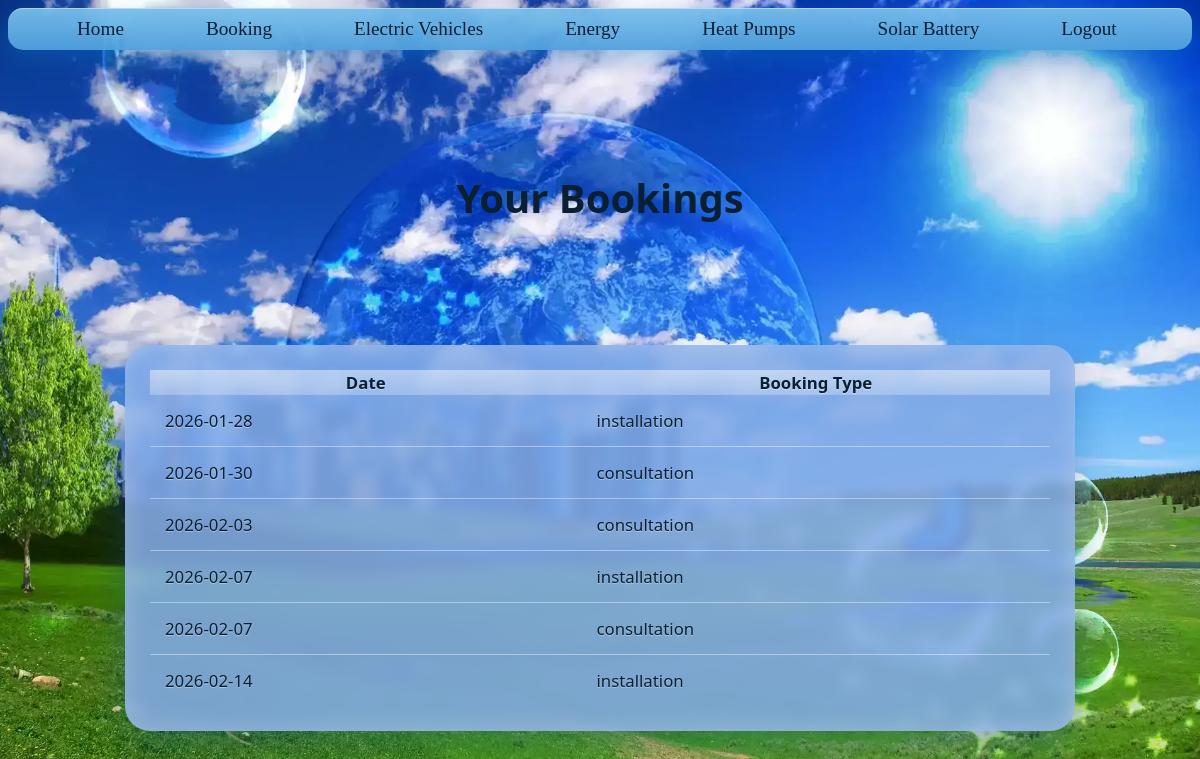
The page /bookings (signed in) on the database its author committed.
### tables this page shows
CREATE TABLE bookings (
    id INTEGER PRIMARY KEY AUTOINCREMENT,
    email TEXT NOT NULL,
    date TEXT NOT NULL,
    bookingType TEXT NOT NULL
);

### app.py (the view)
@app.route('/bookings')
def bookings():
    if 'email' not in session:
        return redirect(url_for('logIn'))
    conn = sqlite3.connect(db)
    conn.row_factory = sqlite3.Row
    cursor = conn.cursor()
    cursor.execute("""
        SELECT date, bookingType
        FROM bookings
        WHERE email = ?
        ORDER BY date
    """, (session['email'],))
    user_bookings = cursor.fetchall()
    conn.close()
    return render_template("bookings.html", bookings=user_bookings)

### templates/bookings.html
{% extends "base.html" %}
{% block content %}
<h1 class="titleText">Your Bookings</h1>
{% if bookings %}
<div class="tableWrapper">
    <table class="bookingTable">
        <thead>
            <tr>
                <th>Date</th>
                <th>Booking Type</th>
            </tr>
        </thead>
        <tbody>
        {% for b in bookings %}
            <tr>
                <td>{{ b['date'] }}</td>
                <td>{{ b['bookingType'] }}</td>
            </tr>
        {% endfor %}
        </tbody>
    </table>
</div>
{% else %}
    <p class="containerText emptyState">No bookings yet.</p>
{% endif %}
{% endblock %}

### templates/base.html (shortened to what this page needs)
<!DOCTYPE html>
<html lang="en">
<head>
    <link rel="stylesheet" href="{{url_for('static', filename = 'css/styles.css') }}">
</head>
<body class="bgc">
    <nav class="navbar">
        <div class="navLinks">
            <a href="{{ url_for('index')}}">Home</a>
            <a href="{{ url_for('booking')}}">Booking</a>
            <a href="{{ url_for('electricVehicles')}}">Electric Vehicles</a>
            <a href="{{url_for('energy')}}">Energy</a>
            <a href="{{ url_for('heatPumps')}}">Heat Pumps</a>
            <a href="{{ url_for('solarBattery')}}">Solar Battery</a>
            {% if 'email' in session %}
                <a href="{{ url_for('logout') }}">Logout</a>
            {% else %}
                <a href="{{ url_for('register') }}">Register</a>
            {% endif %}
        </div>
    </nav>
{% block content %}
{% endblock %}
</body>
</html>

### static/css/styles.css (style rules this page uses)
.bgc { background-image: url(/static/images/bg3.jpg); background-attachment: fixed; background-size: cover; background-position: center; }
.navbar { background: linear-gradient( to bottom, rgba(120, 190, 235, 0.95), rgba(80, 160, 220, 0.95) ); border-radius: 15px; display: flex; justify-content: space-between; padding: 10px 30px; box-shadow: 0 8px 20px rgba(0, 120, 200, 0.35), inset 0 1px 0 rgba(255, 255, 255, 0.4); }
.navbar .navLinks a { color: #0b1f33; text-decoration: none; font-size: 1.2rem; margin: 0 25px; padding: 8px 14px; border-radius: 20px; transition: all 0.3s ease; }
.tableWrapper { margin: 120px auto 40px auto; max-width: 900px; padding: 25px; border-radius: 25px; background: rgba(130, 170, 230, 0.88); backdrop-filter: blur(6px); box-shadow: 0 15px 40px rgba(0, 80, 160, 0.35), inset 0 0 25px rgba(255, 255, 255, 0.25); }
.bookingTable { width: 100%; border-collapse: collapse; font-family: "Segoe UI", Calibri, sans-serif; font-size: 1.05rem; color: #0b1f33; }
.bookingTable th { background: linear-gradient( to bottom, rgba(255,255,255,0.45), rgba(255,255,255,0.25) ); }
.bookingTable td { padding: 14px 15px; border-bottom: 1px solid rgba(255, 255, 255, 0.4); }
.bookingTable tr:last-child td { border-bottom: none; }
.bookingTable tbody tr { transition: background 0.3s ease; }
.containerText, .bookingTable, form.mainForm { text-shadow: 0 1px 1px rgba(255,255,255,0.4); }
.titleText { text-align: center; font-size: 2.5rem; margin-top: 120px; color: #0b1f33; font-family: "Segoe UI", Calibri, sans-serif; }

### rows shown on the page
bookings: date "2026-01-28", bookingType "installation"
bookings: date "2026-01-30", bookingType "consultation"
bookings: date "2026-02-03", bookingType "consultation"
bookings: date "2026-02-07", bookingType "installation"
bookings: date "2026-02-07", bookingType "consultation"
bookings: date "2026-02-14", bookingType "installation"
